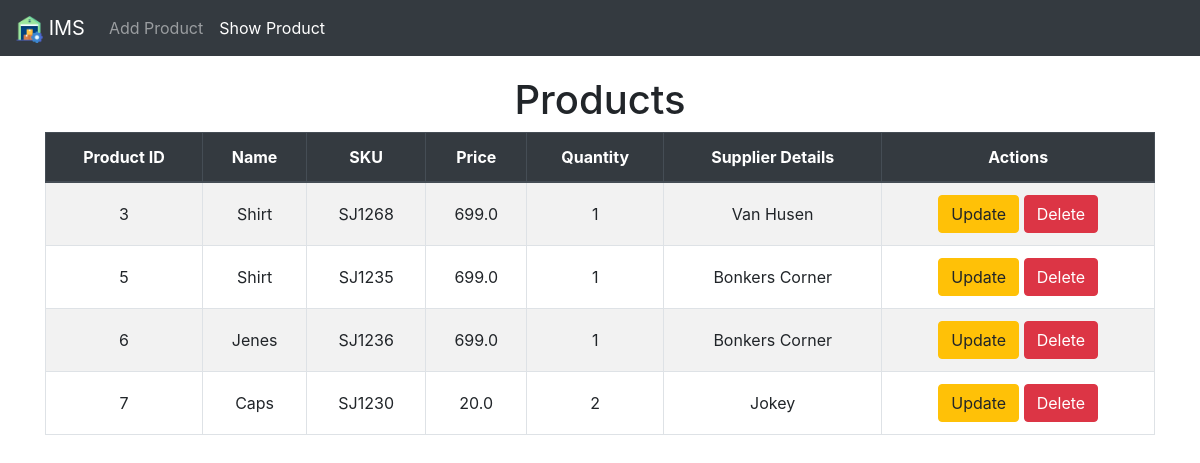
The app's page /plist/ with its own data.
### home/models.py (models this page shows, shortened)
class Product(models.Model):
    product_id = models.AutoField(primary_key=True)
    name = models.CharField(max_length=100)
    sku = models.CharField(max_length=50, unique=True)
    price = models.FloatField()
    quantity = models.IntegerField()
    supplier = models.CharField(max_length=100)

### home/views.py (the view)
# urls.py: path('plist/', ProductListView.as_view(), name='plist'),
class ProductListView(ListView):
    model = Product
    template_name = 'home/plist.html'
    context_object_name = 'products'

### templates/home/plist.html (shortened to what this page needs)
{% extends 'index.html' %}
{% block navitems %}
<li class="nav-item">
    <a href="{% url 'pform' %}" class="nav-link">
        Add Product
    </a>
</li>
<li class="nav-item">
    <a href="{% url 'plist' %}" class="nav-link active">
        Show Product
    </a>
    </li>
{% endblock %}
{% block content %}
<h1 class="text-center">
    Products
</h1>
<table class="table table-bordered table-striped text-center">
    <thead class="thead-dark">
        <tr>
            <th>Product ID</th>
            <th>Name</th>
            <th>SKU</th>
            <th>Price</th>
            <th>Quantity</th>
            <th>Supplier Details</th>
            <th>Actions</th>
        </tr>
    </thead>
    <tbody>
        {% for p in products %}
        <tr>
            <td>{{p.product_id}}</td>
            <td>{{p.name}}</td>
            <td>{{p.sku}}</td>
            <td>{{p.price}}</td>
            <td>{{p.quantity}}</td>
            <td>{{p.supplier}}</td>
            <td>
                <a href="{% url 'pupdate' p.product_id %}" class="btn btn-warning">Update</a>
                <a href="{% url 'pdelete' p.product_id %}" class="btn btn-danger">Delete</a>
            </td>
        </tr>
        {% endfor %}
    </tbody>
</table>
{% endblock %}

### templates/index.html (style rules this page uses)
body { padding-top: 56px; }
.table th, .table td { vertical-align: middle; }

### records on screen
Product: product_id "3", name "Shirt", sku "SJ1268", price "699.0", quantity "1", supplier "Van Husen"
Product: product_id "5", name "Shirt", sku "SJ1235", price "699.0", quantity "1", supplier "Bonkers Corner"
Product: product_id "6", name "Jenes", sku "SJ1236", price "699.0", quantity "1", supplier "Bonkers Corner"
Product: product_id "7", name "Caps", sku "SJ1230", price "20.0", quantity "2", supplier "Jokey"
